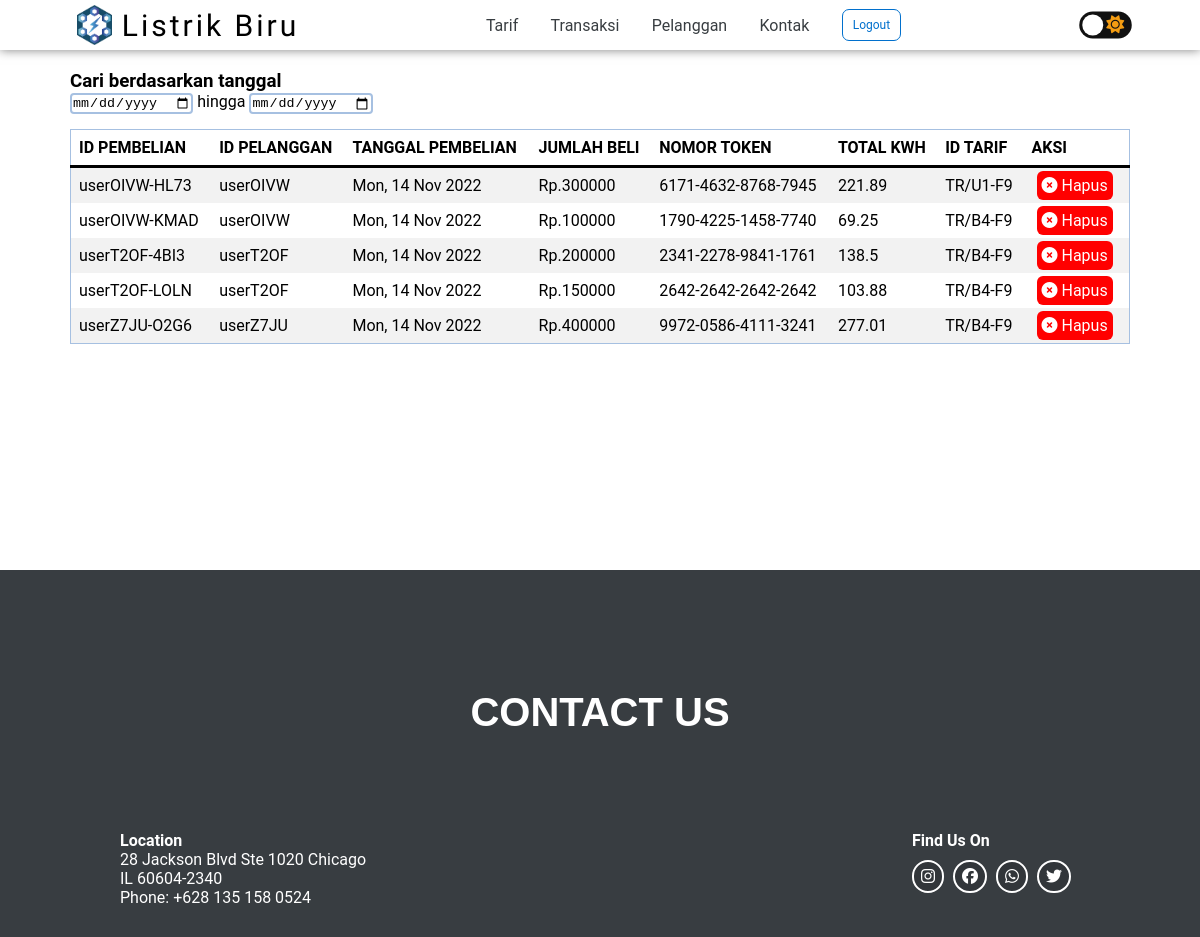
The app's page /admin/transaksi.php (signed in) with its own data.
### tables this page shows
CREATE TABLE `transaksi` (
  `id` varchar(15) NOT NULL,
  `iduser` varchar(10) NOT NULL,
  `tanggal` varchar(16) NOT NULL,
  `nominal` varchar(255) NOT NULL,
  `nometer` varchar(255) NOT NULL,
  `token` varchar(255) NOT NULL,
  `totalkwh` float NOT NULL,
  `idtarif` varchar(10) NOT NULL
);

### admin/transaksi.php (the view, shortened to what this page needs)
<!DOCTYPE html>
<html lang="en">
<head>
    <link href="//db.onlinewebfonts.com/c/213e56f9ea368890b9d2da0577e49dab?family=Zona+Pro" rel="stylesheet" type="text/css"/>
    <link rel="stylesheet" href="../stylesheet/style.css">
    <link rel="stylesheet" href="../stylesheet/style-mobile.css">
</head>
<body class="mode-bg">
    <header class="main" id="home">
        <nav class="mode-bg">
            <div class="logo">
                <a href="../index.php" class="mode-text">
                    <img src="../img/logo/logo-listrik.png" alt="">
                    <p>Listrik Biru</p>
                </a>
            </div>
            <ul>
                <li><a class="mode-text" href="../tarif.php">Tarif</a></li>
                <?php if($_SESSION['akun']['level'] == 'admin') { ?>
                    <li><a class="mode-text" href="transaksi.php">Transaksi</a></li>
                    <li><a class="mode-text" href="pelanggan.php">Pelanggan</a></li>
                    <li><a class="mode-text" href="daftar-pesan.php">Kontak</a></li>
                <?php } if($_SESSION['akun']['level'] == 'user') { ?>
                    <li><a class="mode-text" href="../user/profil.php">Profil</a></li>
                    <li><a class="mode-text" href="user/kontak.php">Kontak</a></li>
                <?php } ?>
                <div class="logout-btn">
                    <a href="../auth/logout.php">Logout</a>
                </div>
            </ul>
            <div class="dark-mode-toggle">
                <label class="label" for="chk">
                    <i class="fas fa-sun"></i>
                    <div class="ball"></div>
                </label>
            </div>
        </nav>
    </header>
    <section class="minggirin-navbar">
        <div class="feature">
            <form method="GET" class="search-container">
                <h3 class="mode-text">Cari berdasarkan tanggal</h3>
                <input type="date" name="date-from">
                <label class="mode-text">hingga</label>
                <input type="date" name="date-to">
            </form>
        </div>
        <div class="daftar-data">
            <div class="table-user hover-table mode-text">
                <table>
                    <thead class="mode-border">
                        <tr>
                            <th>ID PEMBELIAN</th>
                            <th>ID PELANGGAN</th>
                            <th>TANGGAL PEMBELIAN</th>
                            <th>JUMLAH BELI</th>
                            <th>NOMOR TOKEN</th>
                            <th>TOTAL KWH</th>
                            <th>ID TARIF</th>
                            <th>AKSI</th>
                        </tr>
                    </thead>
                    <tbody>
                        <?php
                            require('../php/connection.php');
                            if(isset($_GET['search'])) {
                                $keyword = $_GET['keyword'];
                                $read = mysqli_query($conn, "SELECT * FROM transaksi WHERE iduser = '$keyword'");
                            } else if(isset($_GET['searchByDate'])) {
                                $dateFrom = $_GET['date-from'];
                                $dateTo = $_GET['date-to'];
                                $read = mysqli_query($conn, "SELECT * FROM transaksi WHERE `tanggal` BETWEEN '$dateFrom' and '$dateTo'");
                            } else {
                                $read = mysqli_query($conn, "SELECT * FROM transaksi");
                            }
                            if(mysqli_num_rows($read) > 0){
                                while($row = mysqli_fetch_array($read)){
                            ?>
                                <tr class="games-content">
                                    <td><?php echo $row['id']?></td>
                                    <td><?php echo $row['iduser']?></td>
                                    <td><?php echo $row['tanggal']?></td>
                                    <td>Rp.<?php echo $row['nominal']?></td>
                                    <td><?php echo $row['token']?></td>
                                    <td><?php echo $row['totalkwh']?></td>
                                    <td><?php echo $row['idtarif']?></td>
                                    <td>
                                        <div class="action">
                                            <a class="btn-action del-action" href="aksi/delete_history.php?id=<?php echo $row['id']; ?>">
                                                <i class="fa-sharp fa-solid fa-circle-xmark"></i> Hapus
                                            </a>
                                        </div>
                                    </td>
                                </tr>
                        <?php }} else { ?>
                            <tr>
                                <td colspan="8" align="center">-- data tidak ditemukan --</td>
                            </tr>
                        <?php } ?>
                    </tbody>
                </table>
            </div>
        </div>
    </section>
    <footer class="mode-bg" style="border-top: 1px solid white; margin-top: 225px; position: static;">
        <div class="footer-container">
            <div class="footer-title" id="contact">
                <h2>CONTACT US</h2>
            </div>
            <div class="footer-contact-item">
                <div class="footer-item">
                    <h4>Location</h4>
                    <p>28 Jackson Blvd Ste 1020 Chicago<br>IL 60604-2340<br>Phone: +628 135 158 0524</p>
                </div>
                <div class="footer-item">
                    <h4>Find Us On</h4>
                    <div class="circle-container">
                        <div class="circle ig">
                            <a href="https://www.instagram.com/listrik-biru" onclick="return confirm('You will be redirected to other website.');"><i class="fa-brands fa-instagram"></i></a>
                        </div>
                        <div class="circle fb">
                            <a href="https://www.facebook.com/listrik-biru" onclick="return confirm('You will be redirected to other website.');"><i class="fa-brands fa-facebook"></i></a>
                        </div>
                        <div class="circle wa">
                            <a href="https://www.whatsapp.com/listrik-biru" onclick="return confirm('You will be redirected to other website.');"><i class="fa-brands fa-whatsapp"></i></a>
                        </div>
                        <div class="circle tw">
                            <a href="https://www.twitter.com/listrik-biru" onclick="return confirm('You will be redirected to other website.');"><i class="fa-brands fa-twitter"></i></a>
                        </div>
                    </div>
                </div>
            </div>
        </div>
    </footer>
</body>
</html>

### stylesheet/style.css (style rules this page uses)
* { margin: 0; padding: 0; box-sizing: border-box; }
body { font-family: 'Roboto', sans-serif; overflow-x: hidden; background-color: white; color: black; }
.label { background-color: #111; border-radius: 50px; cursor: pointer; display: flex; align-items: center; justify-content: space-between; padding: 5px; position: relative; height: 18px; width: 35px; transform: scale(1.5); }
.label i { font-size: 12px; }
.label .ball { background-color: #fff; border-radius: 50%; position: absolute; top: 2px; left: 2px; height: 14px; width: 14px; transform: translateX(0px); transition: transform 0.2s linear; }
.fa-sun { color: #f39c12; }
.mode-bg, .mode-text, .mode-img { transition: 0.5s; }
nav { display: flex; background-color: white; justify-content: space-around; color: black; height: 50px; width: 100%; align-items: center; position: fixed; z-index: 1; box-shadow: 0px 0px 10px 0px rgba(0, 0, 0, 0.5); }
.logo a { font-family: Viga; letter-spacing: 3px; font-size: 30px; text-decoration: none; color: black; }
nav ul { display: flex; list-style: none; width: 40%; justify-content: space-evenly; align-items: center; }
nav ul li a { text-decoration: none; color: #383d41; }
.logout-btn a { font-size: 12px; display: block; text-decoration: none; padding: 8px 10px; color: #0170CD; border: 1px solid #0170CD; border-radius: 7px; transition: 0.2s; }
.logo a { display: flex; align-items: center; }
.logo a img { height: 40px; padding-right: 10px; }
.minggirin-navbar { padding-top: 50px; }
header { background-image: url(../img/background/animasi.jpg); background-size: cover; }
.daftar-data { padding: 0 70px; }
.table-user table { caption-side: bottom; border-collapse: collapse; border: 1px solid #A6C0E1; }
.table-user table thead { border-bottom: 3px solid black; background-color: transparent; }
.table-user thead tr th { text-align: left; }
.table-user table { --bs-table-bg: transparent; --bs-table-accent-bg: transparent; --bs-table-striped-color: var(#212529); --bs-table-striped-bg: rgba(0, 0, 0, 0.05); --bs-table-hover-color: var(#212529); --bs-table-hover-bg: rgba(0, 0, 0, 0.075); width: 100%; margin-bottom: 1rem; color: var(#000); vertical-align: top; border-color: var(#373b3e); margin: 15px 0; }
.table-user table > :not(caption) > * > * { padding: 0.5rem 0.5rem; background-color: var(--bs-table-bg); border-bottom-width: 1px; box-shadow: inset 0 0 0 9999px var(--bs-table-accent-bg); }
.table-user table > tbody { vertical-align: inherit; }
.table-user table > thead { vertical-align: bottom; }
.table-user table > tbody > tr:nth-of-type(odd) > * { --bs-table-accent-bg: var(--bs-table-striped-bg); color: var(--bs-table-striped-color); }
.search-container input { border-radius: 4px; border: 2px solid #A6C0E1; }
.btn-action { padding: 5px; border-radius: 6px; margin: 5px 5px; text-decoration: none; color: white; }
.del-action { background-color: red; }
.feature { padding: 0 70px; padding-top: 20px; }
footer { width: 100%; background-color: #383d41; padding: 120px 120px 30px 120px; color: white; display: flex; justify-content: center; flex-direction: column; position: absolute; bottom: 0; }
.footer-title h2 { display: flex; justify-content: center; align-items: center; font-family: 'Zona Pro', sans-serif; font-size: 40px; }
.footer-contact-item { display: flex; justify-content: space-between; }
.footer-item { padding-top: 10%; display: flex; flex-direction: column; }
.circle-container { justify-content: center; display: flex; flex-direction: row; padding-top: 10px; }
.circle { margin-right: 9px; padding: 5px 7px; display: flex; text-align: center; justify-content: center; background-color: rgba(0, 0, 0, 0.1); border-radius: 100px; border: 2px solid white; transition: 0.5s; }
.circle a { text-decoration: none; }
.circle i { color: white; }

### records on screen
transaksi: id "userOIVW-HL73", iduser "userOIVW", tanggal "Mon, 14 Nov 2022", nominal "300000", token "6171-4632-8768-7945", totalkwh "221.89", idtarif "TR/U1-F9"
transaksi: id "userOIVW-KMAD", iduser "userOIVW", tanggal "Mon, 14 Nov 2022", nominal "100000", token "1790-4225-1458-7740", totalkwh "69.25", idtarif "TR/B4-F9"
transaksi: id "userT2OF-4BI3", iduser "userT2OF", tanggal "Mon, 14 Nov 2022", nominal "200000", token "2341-2278-9841-1761", totalkwh "138.5", idtarif "TR/B4-F9"
transaksi: id "userT2OF-LOLN", iduser "userT2OF", tanggal "Mon, 14 Nov 2022", nominal "150000", token "2642-2642-2642-2642", totalkwh "103.88", idtarif "TR/B4-F9"
transaksi: id "userZ7JU-O2G6", iduser "userZ7JU", tanggal "Mon, 14 Nov 2022", nominal "400000", token "9972-0586-4111-3241", totalkwh "277.01", idtarif "TR/B4-F9"
